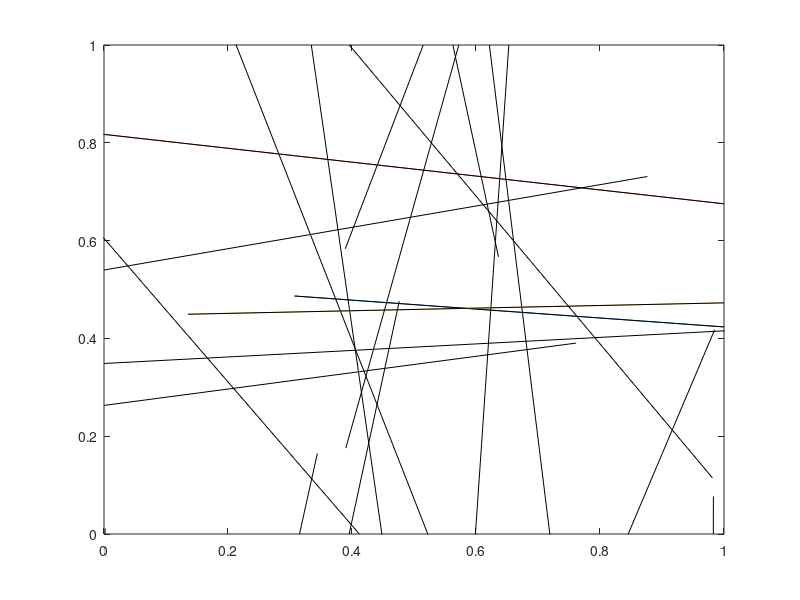

Write the MATLAB code that produced this figure.
%This program is fiber simulation for the uniform discontinuous s randomness

clear all                            %clearing program
close all
clc

kx=64;
[x]=linspace(0,1, kx+1);               %linespaceing for x
[y]=linspace(0,1, kx+1);               %linespacing for y

n=20;                              %sample size
a=0;                                 %lower bound for uniform distribution
b=1;                                 %upper bound for uniform distribution
c=sqrt(2);                           %upper bound for the lenght L 
side=randi([1 4],n,1);               %random intiger from 1 to 4


for i=1:n
    
    if side(i)==1   
        mu=(0)*pi/180;                  %mean (degrees)
        sigma=(15)*pi/180;              %standard deviation (degrees)
        x0=0;                           %x intercept side 1
        y0=unifrnd(a,b,1);              %y intercept side 1
        angle=normrnd(mu,sigma,1);    %angle
        L=unifrnd(a,c,1);               %Length of discontinuous line 
        x=[x0,L*cos(angle)];            %x points
        y=[y0,L*sin(angle)+abs(y0)];    %y points
      
    elseif side(i)==2
        mu=(270)*pi/180;                %mean insert degrees
        sigma=(15)*pi/180;              %standard deviation insert degrees
        x0=unifrnd(a,b,1);              %x intercept side 2
        y0=1;                           %y intercept side 2
        angle=normrnd(mu,sigma,1);      %angle
        L=unifrnd(a,c,1);               %Length of discontinuous line 
        x=[x0,L*cos(angle)+abs(x0)];    %x points
        y=[y0,L*sin(angle)+abs(y0)];    %y points
        
    elseif side(i)==3
        mu=(180)*pi/180;                %mean insert degrees
        sigma=(15)*pi/180;              %standard deviation insert degrees
        x0=1;                           %x intercept side 3
        y0=unifrnd(a,b,1);              %y intercept side 3
        angle=normrnd(mu,sigma,1);      %angle
        L=unifrnd(a,c,1);               %Length of discontinuous line
        x=[x0,L*cos(angle)+abs(x0)];    %x points
        y=[y0,L*sin(angle)+abs(y0)];    %y points
       plot(x,y)
         
    elseif side(i)==4
        mu=(90)*pi/180;                 %mean insert degrees
        sigma=(15)*pi/180;              %standard deviation insert degrees
        x0=unifrnd(a,b,1);              %x intercept side 4
        y0=0;                           %y intercept side 4
        angle=normrnd(mu,sigma,1);      %angle
        L=unifrnd(a,c,1);               %Length of discontinuous line
        x=[x0,L*cos(angle)+abs(x0)];    %x points
        y=[y0,L*sin(angle)];            %y points
    end
    
   
     plot(x,y,'k')                      %plot
     xlim([a b])                        %x limits
     ylim([a b])                        %y limits
     hold on;                           %hold on for graph 
  
end